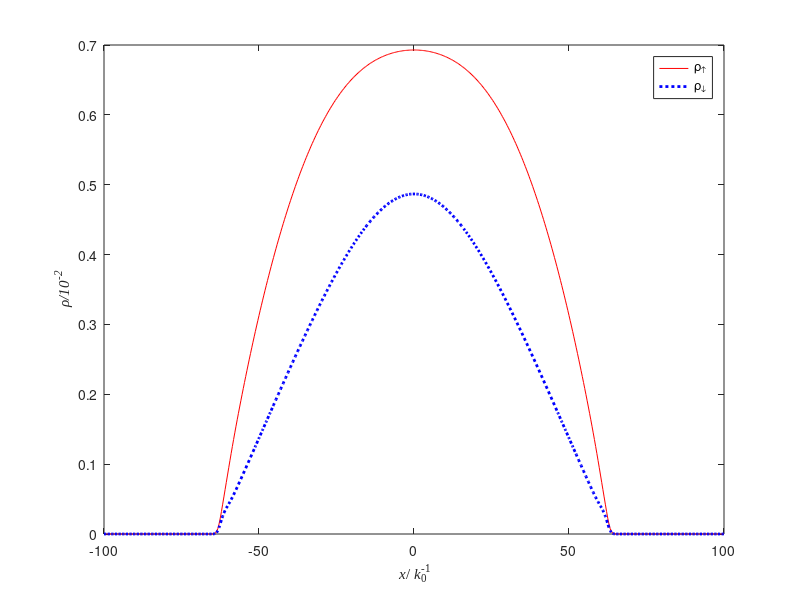
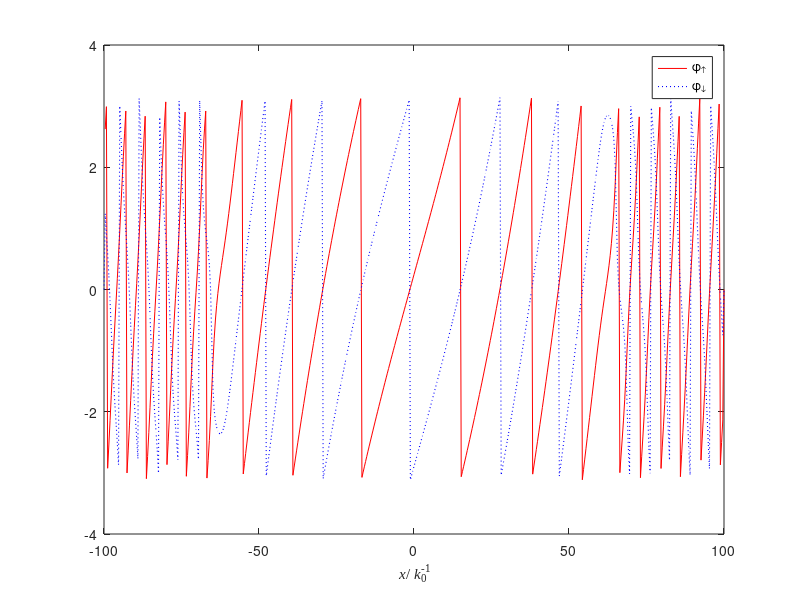

Source code (MATLAB) for these figures, in order:
%% =========== single_specie ========================
% =============  =============================
% close all
clear all;
DENA1 = dlmread('DENA1.DAT');
DENA2 = dlmread('DENA2.DAT');
DENB1 = dlmread('DENB1.DAT');
DENB2 = dlmread('DENB2.DAT');
PHASEA1 = dlmread('PHASEA1.DAT');
PHASEA2 = dlmread('PHASEA2.DAT');
PHASEB1 = dlmread('PHASEB1.DAT'); 
PHASEB2 = dlmread('PHASEB2.DAT');
x = linspace(-100, 100, 513);

figure(1);
% multiply with 100
plot(x, 100*DENA1, 'r-', x, 100*DENA2, 'b:', 'LineWidth', 2);
xlabel('{\it x}/{\it k}_0^{-1}','FontName','Times New Roman');
ylabel('\it \rho/10^{-2}','FontName','Times New Roman');
legend('\rho_\uparrow', '\rho_\downarrow');

%%
% close all
figure(2);
plot(x, PHASEA1, 'r-', x, PHASEA2, 'b:', 'LineWidth', 0.8);
xlabel('{\it x}/{\it k}_0^{-1}','FontName','Times New Roman');
% ylabel('\phi');
legend('\phi_\uparrow', '\phi_\downarrow');

%% 
% figure(3);
% % multiply with 100
% plot(x, 100*DENB1, 'r-', x, 100*DENB2, 'b:', 'LineWidth', 2);
% xlabel('x(k_0^{-1})','FontName','Times New Roman');
% ylabel('\rho(10^{-2})','FontName','Times New Roman');
% legend('\rho_\uparrow', '\rho_\downarrow');

%% 
% figure(4);
% plot(x, PHASEB1, 'r-', x, PHASEB2, 'b:', 'LineWidth', 0.8);
% xlabel('x(k_0^{-1})','FontName','Times New Roman');
% legend('\phi_\uparrow', '\phi_\downarrow');
